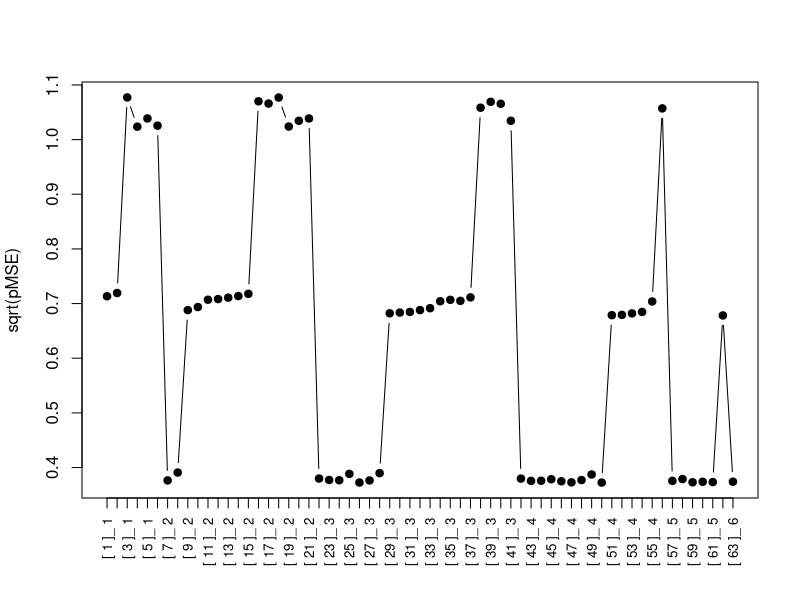

The R source for this figure:
# Exercise 2
# iv
library(leaps)
Credit <- read.table("Credit.dat") # loads the Credit dataset
attach(Credit) # so you can access its variables by name

# Set the random seed for reproducibility
set.seed(321)

allmodels <- regsubsets(Balance ~ Income + Limit + Rating + Cards + Age + Education,data=Credit,method=c("exhaustive"),intercept=TRUE,nbest = 100, really.big=TRUE)
out <-summary(allmodels,matrix=TRUE)
Models <- out$which

# Create the design matrix for the largest model
largestmodel <- lm(Balance ~ Income + Limit + Rating + Cards + Age + Education,x=TRUE)
X <- largestmodel$x # design matrix of the model with all covariates

# Split X and y into training and test data
train_idx <- sample(nrow(X), round(0.8*nrow(X)), replace = FALSE)
X_train <- X[train_idx, ]
X_test <- X[-train_idx, ]
y_train <- Balance[train_idx]
y_test <- Balance[-train_idx]


# Create a matrix to store the results
sqrt_pMSE_matrix <- matrix(NA, nrow = 2^6 - 1, ncol = 2)
colnames(sqrt_pMSE_matrix) <- c("sqrt_pMSE","model_names")

# Create a vector to store the model numbers for axis
model_numbers <- rep("", nrow(Models))

# Loop through all possible models
for (i in 1:(2^6 - 1)) {
  
  # Create the training design matrix for this model
  X_train_model <- X_train[,Models[i,]]
  
  # Compute beta-hat "by hand" for this model
  beta_hat <- solve(t(X_train_model) %*% X_train_model) %*% t(X_train_model) %*% y_train
  
  # Create the test design matrix for this model
  X_test_model <- X_test[,Models[i,]]
  
  # Compute the predicted values and pMSE for this model
  y_pred <- X_test_model %*% beta_hat
  pMSE <- mean((y_test - y_pred)^2) / var(y_test)
  sqrt_pMSE <- sqrt(pMSE)
  
  # Store the sqrt(pMSE) value and model name in the matrices
  sqrt_pMSE_matrix[i,1] <- sqrt_pMSE
  sqrt_pMSE_matrix[i,2]<- paste(colnames(X_train_model), collapse = "+")
  model_numbers[i] <- paste("[",i,"]_",ncol(X_train_model)-1) # indices of model and the number of covariates
}
  
# Plot the sqrt(pMSE) values for each model
plot(sqrt_pMSE_matrix[,1], type = "b", pch = 19, xaxt = "n", xlab = "", ylab = "sqrt(pMSE)")
axis(1, at = 1:length(model_numbers), labels = model_numbers, las = 2, cex.axis = 0.8)
